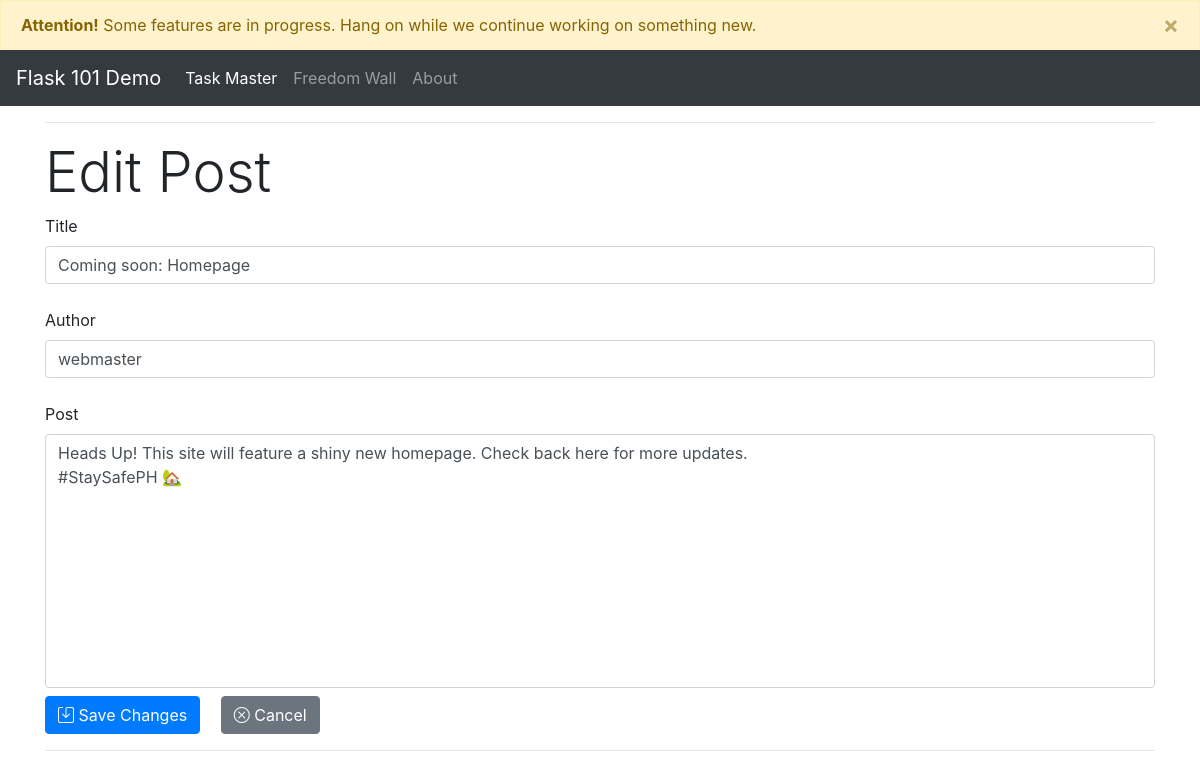
/blog_edit/4, run on the app's committed database.
### app.py (models this page shows, shortened)
class BlogPost(db.Model):
    id = db.Column(db.Integer, primary_key = True)
    title = db.Column(db.String(50), nullable = False)
    content = db.Column(db.Text, nullable=False)
    author = db.Column(db.String(20), nullable=False)
    datePosted = db.Column(db.DateTime, nullable = False , default = datetime.utcnow)
    dateEdited = db.Column(db.String(30), nullable = False, default = datetime.utcnow)

### app.py (the view)
@app.route('/blog_edit/<int:id>', methods= ['GET', 'POST'])
def blog_edit(id):
    post = BlogPost.query.get_or_404(id)
    if request.method == 'POST':
        post.title = request.form['title']
        post.author = request.form['author']
        post.content = request.form['content']
        post.dateEdited = request.form['dateEdited']
        db.session.commit()
        return redirect('/blog_posts')
    else:
        return render_template('blog_edit.html', post=post)

### templates/blog_edit.html (shortened to what this page needs)
{% extends 'base.html' %}  {% block body %}
<div class="container">
  <hr />
  <h2 class="display-4">Edit Post</h2>
  <form action="/blog_edit/{{post.id}}" method="POST" novalidate>
    <label for="title">Title</label>
    <input class="form-control" type="text" name="title" id="title" value="{{post.title}}" autocomplete="off"
      required />
    <br />
    <label for="author">Author</label>
    <input class="form-control" type="text" name="author" id="author" value="{{post.author}}" autocomplete="off"
      required />
    <br />
    <label for="content">Post</label>
    <textarea class="form-control mb-2" style="resize: none" name="content" id="content" cols="30" rows="10"
      value="{{post.content}}">
{{post.content}}</textarea>
    <button type="submit" class="btn btn-primary mr-3">
      <i class="bi bi-save"></i> Save Changes
    </button>
    <a href="/blog_posts" class="btn btn-secondary"><i class="bi bi-x-circle"></i> Cancel</a>
  </form>
  <hr />
</div>
{% endblock %}

### data on the page
BlogPost: title "Coming soon: Homepage", author "webmaster", content "Heads Up! This site will feature a shiny new homepage. Check back here for more updates. #StaySafePH 🏡"
